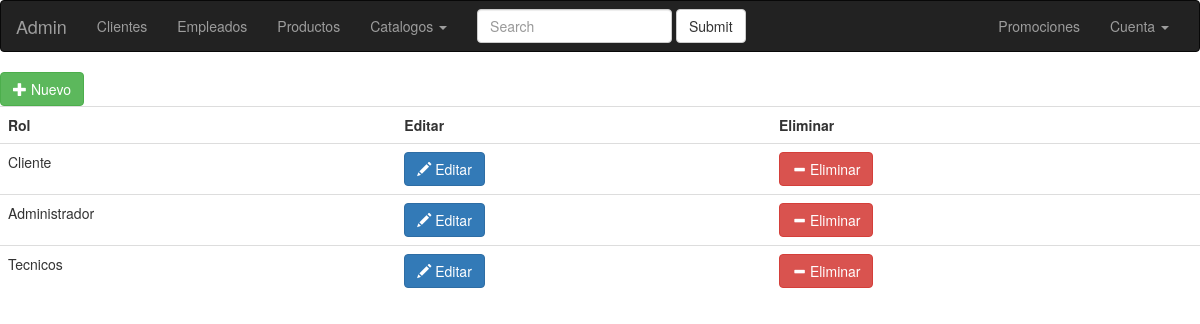
Page /admin/rol/index.php on the committed database.
### tables this page shows
create table rol(
	id_rol int auto_increment,
	rol varchar (100) not null,
    primary key (id_rol)
);

### admin/abarrotera.class.php (called while the page is built, shortened)
<?php
	if(!class_exists('Abarrotera')){
		class Abarrotera{
			function __construct(){
				include ('../../config.php');
				$this->conexion=$conexion;
			}
			function consultar($sql,$parametros=null){
				$statement=$this->conexion->prepare($sql);
				$statement->execute();
				$datos=$statement->fetchAll();
				return $datos;
			}
		}
	}
	$abarrotera= new Abarrotera;
?>

### admin/rol/index.php (the view)
<?php
	include_once('../abarrotera.class.php');
	include('../header.php');
	$datos=$abarrotera->consultar("select * from rol;");
	echo '<a class="btn btn-success" href="nuevo.php" role="button"><span class="glyphicon glyphicon-plus" aria-hidden="true"></span> Nuevo</a>';
	echo '<table class="table table-hover">';
	echo '<tr>';
	echo '<th>Rol</th>';
	echo '<th>Editar</th>';
	echo '<th>Eliminar</th>';
	echo '</tr>';
	foreach ($datos as $key => $value) {
		echo '<tr>';
			echo '<td>'.$value['rol'].'</td>';
			echo '<td><a class="btn btn-primary" href="editar.php?id_rol='.$value['id_rol'].'" role="button"><span class="glyphicon glyphicon-pencil" aria-hidden="true"></span> Editar</a></td>';
			echo '<td><a class="btn btn-danger" href="eliminar.php?id_rol='.$value['id_rol'].'" role="button"><span class="glyphicon glyphicon-minus" aria-hidden="true"></span> Eliminar</a></td>';
		echo '</tr>';
	}
	echo '</table>';
	include('../footer.php');
?>

### rows in the picture
rol: rol "Cliente"
rol: rol "Administrador"
rol: rol "Tecnicos"
